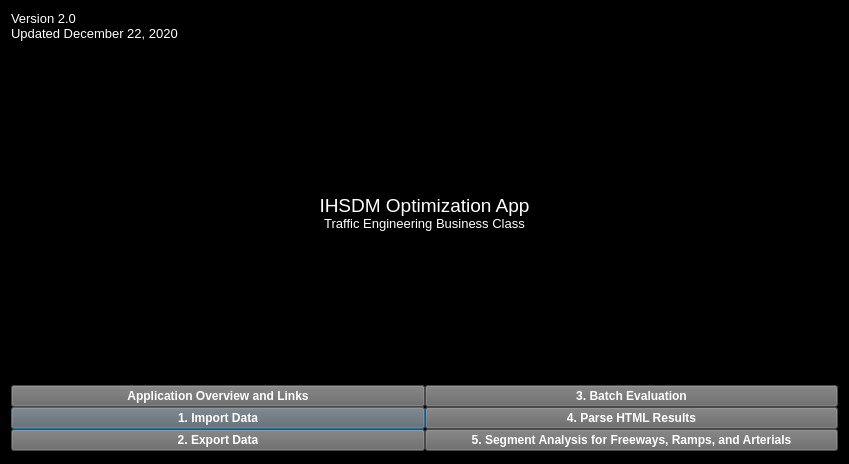
<?xml version="1.0" encoding="UTF-8"?>
<ui version="4.0">
 <class>Dialog</class>
 <widget class="QDialog" name="Dialog">
  <property name="enabled">
   <bool>true</bool>
  </property>
  <property name="geometry">
   <rect>
    <x>0</x>
    <y>0</y>
    <width>849</width>
    <height>464</height>
   </rect>
  </property>
  <property name="sizePolicy">
   <sizepolicy hsizetype="Fixed" vsizetype="Fixed">
    <horstretch>0</horstretch>
    <verstretch>0</verstretch>
   </sizepolicy>
  </property>
  <property name="minimumSize">
   <size>
    <width>808</width>
    <height>464</height>
   </size>
  </property>
  <property name="windowTitle">
   <string>Dialog</string>
  </property>
  <property name="styleSheet">
   <string notr="true">background-color: rgb(0, 0, 0);</string>
  </property>
  <property name="sizeGripEnabled">
   <bool>false</bool>
  </property>
  <layout class="QVBoxLayout" name="verticalLayout_4">
   <item>
    <layout class="QVBoxLayout" name="verticalLayout_2">
     <property name="bottomMargin">
      <number>2</number>
     </property>
     <item>
      <layout class="QVBoxLayout" name="verticalLayout_3">
       <item>
        <layout class="QVBoxLayout" name="verticalLayout">
         <property name="spacing">
          <number>0</number>
         </property>
         <item>
          <widget class="QLabel" name="label_6">
           <property name="sizePolicy">
            <sizepolicy hsizetype="Preferred" vsizetype="Fixed">
             <horstretch>0</horstretch>
             <verstretch>0</verstretch>
            </sizepolicy>
           </property>
           <property name="palette">
            <palette>
             <active>
              <colorrole role="WindowText">
               <brush brushstyle="SolidPattern">
                <color alpha="255">
                 <red>255</red>
                 <green>255</green>
                 <blue>255</blue>
                </color>
               </brush>
              </colorrole>
              <colorrole role="Button">
               <brush brushstyle="SolidPattern">
                <color alpha="255">
                 <red>0</red>
                 <green>0</green>
                 <blue>0</blue>
                </color>
               </brush>
              </colorrole>
              <colorrole role="Base">
               <brush brushstyle="SolidPattern">
                <color alpha="255">
                 <red>0</red>
                 <green>0</green>
                 <blue>0</blue>
                </color>
               </brush>
              </colorrole>
              <colorrole role="Window">
               <brush brushstyle="SolidPattern">
                <color alpha="255">
                 <red>0</red>
                 <green>0</green>
                 <blue>0</blue>
                </color>
               </brush>
              </colorrole>
             </active>
             <inactive>
              <colorrole role="WindowText">
               <brush brushstyle="SolidPattern">
                <color alpha="255">
                 <red>255</red>
                 <green>255</green>
                 <blue>255</blue>
                </color>
               </brush>
              </colorrole>
              <colorrole role="Button">
               <brush brushstyle="SolidPattern">
                <color alpha="255">
                 <red>0</red>
                 <green>0</green>
                 <blue>0</blue>
                </color>
               </brush>
              </colorrole>
              <colorrole role="Base">
               <brush brushstyle="SolidPattern">
                <color alpha="255">
                 <red>0</red>
                 <green>0</green>
                 <blue>0</blue>
                </color>
               </brush>
              </colorrole>
              <colorrole role="Window">
               <brush brushstyle="SolidPattern">
                <color alpha="255">
                 <red>0</red>
                 <green>0</green>
                 <blue>0</blue>
                </color>
               </brush>
              </colorrole>
             </inactive>
             <disabled>
              <colorrole role="WindowText">
               <brush brushstyle="SolidPattern">
                <color alpha="255">
                 <red>120</red>
                 <green>120</green>
                 <blue>120</blue>
                </color>
               </brush>
              </colorrole>
              <colorrole role="Button">
               <brush brushstyle="SolidPattern">
                <color alpha="255">
                 <red>0</red>
                 <green>0</green>
                 <blue>0</blue>
                </color>
               </brush>
              </colorrole>
              <colorrole role="Base">
               <brush brushstyle="SolidPattern">
                <color alpha="255">
                 <red>0</red>
                 <green>0</green>
                 <blue>0</blue>
                </color>
               </brush>
              </colorrole>
              <colorrole role="Window">
               <brush brushstyle="SolidPattern">
                <color alpha="255">
                 <red>0</red>
                 <green>0</green>
                 <blue>0</blue>
                </color>
               </brush>
              </colorrole>
             </disabled>
            </palette>
           </property>
           <property name="font">
            <font>
             <pointsize>10</pointsize>
            </font>
           </property>
           <property name="text">
            <string>&lt;html&gt;&lt;head/&gt;&lt;body&gt;&lt;p&gt;Version 2.0&lt;br/&gt;Updated December 22, 2020&lt;/p&gt;&lt;/body&gt;&lt;/html&gt;</string>
           </property>
           <property name="indent">
            <number>0</number>
           </property>
          </widget>
         </item>
         <item>
          <widget class="QLabel" name="label_4">
           <property name="sizePolicy">
            <sizepolicy hsizetype="Preferred" vsizetype="Preferred">
             <horstretch>0</horstretch>
             <verstretch>0</verstretch>
            </sizepolicy>
           </property>
           <property name="palette">
            <palette>
             <active>
              <colorrole role="WindowText">
               <brush brushstyle="SolidPattern">
                <color alpha="255">
                 <red>255</red>
                 <green>255</green>
                 <blue>255</blue>
                </color>
               </brush>
              </colorrole>
              <colorrole role="Button">
               <brush brushstyle="SolidPattern">
                <color alpha="255">
                 <red>0</red>
                 <green>0</green>
                 <blue>0</blue>
                </color>
               </brush>
              </colorrole>
              <colorrole role="Text">
               <brush brushstyle="SolidPattern">
                <color alpha="255">
                 <red>255</red>
                 <green>255</green>
                 <blue>255</blue>
                </color>
               </brush>
              </colorrole>
              <colorrole role="Base">
               <brush brushstyle="SolidPattern">
                <color alpha="255">
                 <red>0</red>
                 <green>0</green>
                 <blue>0</blue>
                </color>
               </brush>
              </colorrole>
              <colorrole role="Window">
               <brush brushstyle="SolidPattern">
                <color alpha="255">
                 <red>0</red>
                 <green>0</green>
                 <blue>0</blue>
                </color>
               </brush>
              </colorrole>
             </active>
             <inactive>
              <colorrole role="WindowText">
               <brush brushstyle="SolidPattern">
                <color alpha="255">
                 <red>255</red>
                 <green>255</green>
                 <blue>255</blue>
                </color>
               </brush>
              </colorrole>
              <colorrole role="Button">
               <brush brushstyle="SolidPattern">
                <color alpha="255">
                 <red>0</red>
                 <green>0</green>
                 <blue>0</blue>
                </color>
               </brush>
              </colorrole>
              <colorrole role="Text">
               <brush brushstyle="SolidPattern">
                <color alpha="255">
                 <red>255</red>
                 <green>255</green>
                 <blue>255</blue>
                </color>
               </brush>
              </colorrole>
              <colorrole role="Base">
               <brush brushstyle="SolidPattern">
                <color alpha="255">
                 <red>0</red>
                 <green>0</green>
                 <blue>0</blue>
                </color>
               </brush>
              </colorrole>
              <colorrole role="Window">
               <brush brushstyle="SolidPattern">
                <color alpha="255">
                 <red>0</red>
                 <green>0</green>
                 <blue>0</blue>
                </color>
               </brush>
              </colorrole>
             </inactive>
             <disabled>
              <colorrole role="WindowText">
               <brush brushstyle="SolidPattern">
                <color alpha="255">
                 <red>120</red>
                 <green>120</green>
                 <blue>120</blue>
                </color>
               </brush>
              </colorrole>
              <colorrole role="Button">
               <brush brushstyle="SolidPattern">
                <color alpha="255">
                 <red>0</red>
                 <green>0</green>
                 <blue>0</blue>
                </color>
               </brush>
              </colorrole>
              <colorrole role="Text">
               <brush brushstyle="SolidPattern">
                <color alpha="255">
                 <red>120</red>
                 <green>120</green>
                 <blue>120</blue>
                </color>
               </brush>
              </colorrole>
              <colorrole role="Base">
               <brush brushstyle="SolidPattern">
                <color alpha="255">
                 <red>0</red>
                 <green>0</green>
                 <blue>0</blue>
                </color>
               </brush>
              </colorrole>
              <colorrole role="Window">
               <brush brushstyle="SolidPattern">
                <color alpha="255">
                 <red>0</red>
                 <green>0</green>
                 <blue>0</blue>
                </color>
               </brush>
              </colorrole>
             </disabled>
            </palette>
           </property>
           <property name="font">
            <font>
             <pointsize>14</pointsize>
            </font>
           </property>
           <property name="text">
            <string>&lt;html&gt;&lt;head/&gt;&lt;body&gt;&lt;p align=&quot;center&quot;&gt;IHSDM Optimization App&lt;br/&gt;&lt;span style=&quot; font-size:10pt;&quot;&gt;Traffic Engineering Business Class&lt;/span&gt;&lt;/p&gt;&lt;/body&gt;&lt;/html&gt;</string>
           </property>
          </widget>
         </item>
         <item>
          <layout class="QHBoxLayout" name="horizontalLayout">
           <item>
            <layout class="QGridLayout" name="gridLayout">
             <item row="2" column="0">
              <widget class="QPushButton" name="importdata_button">
               <property name="font">
                <font>
                 <pointsize>9</pointsize>
                 <weight>75</weight>
                 <bold>true</bold>
                </font>
               </property>
               <property name="styleSheet">
                <string notr="true">background-color: rgb(85, 170, 255);
color: rgb(255, 255, 255);
background-color: rgb(102, 102, 102);</string>
               </property>
               <property name="text">
                <string>1. Import Data</string>
               </property>
              </widget>
             </item>
             <item row="0" column="0">
              <widget class="QPushButton" name="overview_button">
               <property name="sizePolicy">
                <sizepolicy hsizetype="Minimum" vsizetype="Fixed">
                 <horstretch>0</horstretch>
                 <verstretch>0</verstretch>
                </sizepolicy>
               </property>
               <property name="palette">
                <palette>
                 <active>
                  <colorrole role="WindowText">
                   <brush brushstyle="SolidPattern">
                    <color alpha="255">
                     <red>255</red>
                     <green>255</green>
                     <blue>255</blue>
                    </color>
                   </brush>
                  </colorrole>
                  <colorrole role="Button">
                   <brush brushstyle="SolidPattern">
                    <color alpha="255">
                     <red>102</red>
                     <green>102</green>
                     <blue>102</blue>
                    </color>
                   </brush>
                  </colorrole>
                  <colorrole role="Text">
                   <brush brushstyle="SolidPattern">
                    <color alpha="255">
                     <red>255</red>
                     <green>255</green>
                     <blue>255</blue>
                    </color>
                   </brush>
                  </colorrole>
                  <colorrole role="ButtonText">
                   <brush brushstyle="SolidPattern">
                    <color alpha="255">
                     <red>255</red>
                     <green>255</green>
                     <blue>255</blue>
                    </color>
                   </brush>
                  </colorrole>
                  <colorrole role="Base">
                   <brush brushstyle="SolidPattern">
                    <color alpha="255">
                     <red>102</red>
                     <green>102</green>
                     <blue>102</blue>
                    </color>
                   </brush>
                  </colorrole>
                  <colorrole role="Window">
                   <brush brushstyle="SolidPattern">
                    <color alpha="255">
                     <red>102</red>
                     <green>102</green>
                     <blue>102</blue>
                    </color>
                   </brush>
                  </colorrole>
                 </active>
                 <inactive>
                  <colorrole role="WindowText">
                   <brush brushstyle="SolidPattern">
                    <color alpha="255">
                     <red>255</red>
                     <green>255</green>
                     <blue>255</blue>
                    </color>
                   </brush>
                  </colorrole>
                  <colorrole role="Button">
                   <brush brushstyle="SolidPattern">
                    <color alpha="255">
                     <red>102</red>
                     <green>102</green>
                     <blue>102</blue>
                    </color>
                   </brush>
                  </colorrole>
                  <colorrole role="Text">
                   <brush brushstyle="SolidPattern">
                    <color alpha="255">
                     <red>255</red>
                     <green>255</green>
                     <blue>255</blue>
                    </color>
                   </brush>
                  </colorrole>
                  <colorrole role="ButtonText">
                   <brush brushstyle="SolidPattern">
                    <color alpha="255">
                     <red>255</red>
                     <green>255</green>
                     <blue>255</blue>
                    </color>
                   </brush>
                  </colorrole>
                  <colorrole role="Base">
                   <brush brushstyle="SolidPattern">
                    <color alpha="255">
                     <red>102</red>
                     <green>102</green>
                     <blue>102</blue>
                    </color>
                   </brush>
                  </colorrole>
                  <colorrole role="Window">
                   <brush brushstyle="SolidPattern">
                    <color alpha="255">
                     <red>102</red>
                     <green>102</green>
                     <blue>102</blue>
                    </color>
                   </brush>
                  </colorrole>
                 </inactive>
                 <disabled>
                  <colorrole role="WindowText">
                   <brush brushstyle="SolidPattern">
                    <color alpha="255">
                     <red>255</red>
                     <green>255</green>
                     <blue>255</blue>
                    </color>
                   </brush>
                  </colorrole>
                  <colorrole role="Button">
                   <brush brushstyle="SolidPattern">
                    <color alpha="255">
                     <red>102</red>
                     <green>102</green>
                     <blue>102</blue>
                    </color>
                   </brush>
                  </colorrole>
                  <colorrole role="Text">
                   <brush brushstyle="SolidPattern">
                    <color alpha="255">
                     <red>255</red>
                     <green>255</green>
                     <blue>255</blue>
                    </color>
                   </brush>
                  </colorrole>
                  <colorrole role="ButtonText">
                   <brush brushstyle="SolidPattern">
                    <color alpha="255">
                     <red>255</red>
                     <green>255</green>
                     <blue>255</blue>
                    </color>
                   </brush>
                  </colorrole>
                  <colorrole role="Base">
                   <brush brushstyle="SolidPattern">
                    <color alpha="255">
                     <red>102</red>
                     <green>102</green>
                     <blue>102</blue>
                    </color>
                   </brush>
                  </colorrole>
                  <colorrole role="Window">
                   <brush brushstyle="SolidPattern">
                    <color alpha="255">
                     <red>102</red>
                     <green>102</green>
                     <blue>102</blue>
                    </color>
                   </brush>
                  </colorrole>
                 </disabled>
                </palette>
               </property>
               <property name="font">
                <font>
                 <pointsize>9</pointsize>
                 <weight>75</weight>
                 <bold>true</bold>
                </font>
               </property>
               <property name="styleSheet">
                <string notr="true">background-color: rgb(85, 170, 255);
background-color: rgb(102, 102, 102);
color: rgb(75, 75, 75);
color: rgb(255, 255, 255);</string>
               </property>
               <property name="text">
                <string>Application Overview and Links</string>
               </property>
              </widget>
             </item>
             <item row="3" column="0">
              <widget class="QPushButton" name="exportdata_button">
               <property name="font">
                <font>
                 <pointsize>9</pointsize>
                 <weight>75</weight>
                 <bold>true</bold>
                </font>
               </property>
               <property name="styleSheet">
                <string notr="true">background-color: rgb(85, 170, 255);
background-color: rgb(102, 102, 102);
color: rgb(75, 75, 75);
color: rgb(255, 255, 255);</string>
               </property>
               <property name="text">
                <string>2. Export Data</string>
               </property>
              </widget>
             </item>
            </layout>
           </item>
           <item>
            <layout class="QGridLayout" name="gridLayout_2">
             <item row="2" column="0">
              <widget class="QPushButton" name="parsehtml_button">
               <property name="sizePolicy">
                <sizepolicy hsizetype="Minimum" vsizetype="Fixed">
                 <horstretch>0</horstretch>
                 <verstretch>0</verstretch>
                </sizepolicy>
               </property>
               <property name="palette">
                <palette>
                 <active>
                  <colorrole role="Button">
                   <brush brushstyle="SolidPattern">
                    <color alpha="255">
                     <red>102</red>
                     <green>102</green>
                     <blue>102</blue>
                    </color>
                   </brush>
                  </colorrole>
                  <colorrole role="ButtonText">
                   <brush brushstyle="SolidPattern">
                    <color alpha="255">
                     <red>255</red>
                     <green>255</green>
                     <blue>255</blue>
                    </color>
                   </brush>
                  </colorrole>
                  <colorrole role="Base">
                   <brush brushstyle="SolidPattern">
                    <color alpha="255">
                     <red>102</red>
                     <green>102</green>
                     <blue>102</blue>
                    </color>
                   </brush>
                  </colorrole>
                  <colorrole role="Window">
                   <brush brushstyle="SolidPattern">
                    <color alpha="255">
                     <red>102</red>
                     <green>102</green>
                     <blue>102</blue>
                    </color>
                   </brush>
                  </colorrole>
                 </active>
                 <inactive>
                  <colorrole role="Button">
                   <brush brushstyle="SolidPattern">
                    <color alpha="255">
                     <red>102</red>
                     <green>102</green>
                     <blue>102</blue>
                    </color>
                   </brush>
                  </colorrole>
                  <colorrole role="ButtonText">
                   <brush brushstyle="SolidPattern">
                    <color alpha="255">
                     <red>255</red>
                     <green>255</green>
                     <blue>255</blue>
                    </color>
                   </brush>
                  </colorrole>
                  <colorrole role="Base">
                   <brush brushstyle="SolidPattern">
                    <color alpha="255">
                     <red>102</red>
                     <green>102</green>
                     <blue>102</blue>
                    </color>
                   </brush>
                  </colorrole>
                  <colorrole role="Window">
                   <brush brushstyle="SolidPattern">
                    <color alpha="255">
                     <red>102</red>
                     <green>102</green>
                     <blue>102</blue>
                    </color>
                   </brush>
                  </colorrole>
                 </inactive>
                 <disabled>
                  <colorrole role="Button">
                   <brush brushstyle="SolidPattern">
                    <color alpha="255">
                     <red>102</red>
                     <green>102</green>
                     <blue>102</blue>
                    </color>
                   </brush>
                  </colorrole>
                  <colorrole role="ButtonText">
                   <brush brushstyle="SolidPattern">
                    <color alpha="255">
                     <red>120</red>
                     <green>120</green>
                     <blue>120</blue>
                    </color>
                   </brush>
                  </colorrole>
                  <colorrole role="Base">
                   <brush brushstyle="SolidPattern">
                    <color alpha="255">
                     <red>102</red>
                     <green>102</green>
                     <blue>102</blue>
                    </color>
                   </brush>
                  </colorrole>
                  <colorrole role="Window">
                   <brush brushstyle="SolidPattern">
                    <color alpha="255">
                     <red>102</red>
                     <green>102</green>
                     <blue>102</blue>
                    </color>
                   </brush>
                  </colorrole>
                 </disabled>
                </palette>
               </property>
               <property name="font">
                <font>
                 <pointsize>9</pointsize>
                 <weight>75</weight>
                 <bold>true</bold>
                </font>
               </property>
               <property name="styleSheet">
                <string notr="true">background-color: rgb(85, 170, 255);
background-color: rgb(102, 102, 102);</string>
               </property>
               <property name="text">
                <string>4. Parse HTML Results</string>
               </property>
              </widget>
             </item>
             <item row="1" column="0">
              <widget class="QPushButton" name="batch_button">
               <property name="sizePolicy">
                <sizepolicy hsizetype="Minimum" vsizetype="Fixed">
                 <horstretch>0</horstretch>
                 <verstretch>0</verstretch>
                </sizepolicy>
               </property>
               <property name="palette">
                <palette>
                 <active>
                  <colorrole role="Button">
                   <brush brushstyle="SolidPattern">
                    <color alpha="255">
                     <red>102</red>
                     <green>102</green>
                     <blue>102</blue>
                    </color>
                   </brush>
                  </colorrole>
                  <colorrole role="ButtonText">
                   <brush brushstyle="SolidPattern">
                    <color alpha="255">
                     <red>255</red>
                     <green>255</green>
                     <blue>255</blue>
                    </color>
                   </brush>
                  </colorrole>
                  <colorrole role="Base">
                   <brush brushstyle="SolidPattern">
                    <color alpha="255">
                     <red>102</red>
                     <green>102</green>
                     <blue>102</blue>
                    </color>
                   </brush>
                  </colorrole>
                  <colorrole role="Window">
                   <brush brushstyle="SolidPattern">
                    <color alpha="255">
                     <red>102</red>
                     <green>102</green>
                     <blue>102</blue>
                    </color>
                   </brush>
                  </colorrole>
                 </active>
                 <inactive>
                  <colorrole role="Button">
                   <brush brushstyle="SolidPattern">
                    <color alpha="255">
                     <red>102</red>
                     <green>102</green>
                     <blue>102</blue>
                    </color>
                   </brush>
                  </colorrole>
                  <colorrole role="ButtonText">
                   <brush brushstyle="SolidPattern">
                    <color alpha="255">
                     <red>255</red>
                     <green>255</green>
                     <blue>255</blue>
                    </color>
                   </brush>
                  </colorrole>
                  <colorrole role="Base">
                   <brush brushstyle="SolidPattern">
                    <color alpha="255">
                     <red>102</red>
                     <green>102</green>
                     <blue>102</blue>
                    </color>
                   </brush>
                  </colorrole>
                  <colorrole role="Window">
                   <brush brushstyle="SolidPattern">
                    <color alpha="255">
                     <red>102</red>
                     <green>102</green>
                     <blue>102</blue>
                    </color>
                   </brush>
                  </colorrole>
                 </inactive>
                 <disabled>
                  <colorrole role="Button">
                   <brush brushstyle="SolidPattern">
                    <color alpha="255">
                     <red>102</red>
                     <green>102</green>
                     <blue>102</blue>
                    </color>
                   </brush>
                  </colorrole>
                  <colorrole role="ButtonText">
                   <brush brushstyle="SolidPattern">
                    <color alpha="255">
                     <red>120</red>
                     <green>120</green>
                     <blue>120</blue>
                    </color>
                   </brush>
                  </colorrole>
                  <colorrole role="Base">
                   <brush brushstyle="SolidPattern">
                    <color alpha="255">
                     <red>102</red>
                     <green>102</green>
                     <blue>102</blue>
                    </color>
                   </brush>
                  </colorrole>
                  <colorrole role="Window">
                   <brush brushstyle="SolidPattern">
                    <color alpha="255">
                     <red>102</red>
                     <green>102</green>
                     <blue>102</blue>
                    </color>
                   </brush>
                  </colorrole>
                 </disabled>
                </palette>
               </property>
               <property name="font">
                <font>
                 <pointsize>9</pointsize>
                 <weight>75</weight>
                 <bold>true</bold>
                </font>
               </property>
               <property name="styleSheet">
                <string notr="true">background-color: rgb(85, 170, 255);
background-color: rgb(102, 102, 102);</string>
               </property>
               <property name="text">
                <string>3. Batch Evaluation</string>
               </property>
              </widget>
             </item>
             <item row="3" column="0">
              <widget class="QPushButton" name="segment_analysis_but">
               <property name="font">
                <font>
                 <pointsize>9</pointsize>
                 <weight>75</weight>
                 <bold>true</bold>
                </font>
               </property>
               <property name="styleSheet">
                <string notr="true">background-color: rgb(85, 170, 255);
background-color: rgb(102, 102, 102);
color: rgb(255, 255, 255);</string>
               </property>
               <property name="text">
                <string>5. Segment Analysis for Freeways, Ramps, and Arterials</string>
               </property>
              </widget>
             </item>
            </layout>
           </item>
          </layout>
         </item>
        </layout>
       </item>
      </layout>
     </item>
    </layout>
   </item>
  </layout>
 </widget>
 <resources>
  <include location="HDRlogo.qrc"/>
 </resources>
 <connections/>
</ui>
